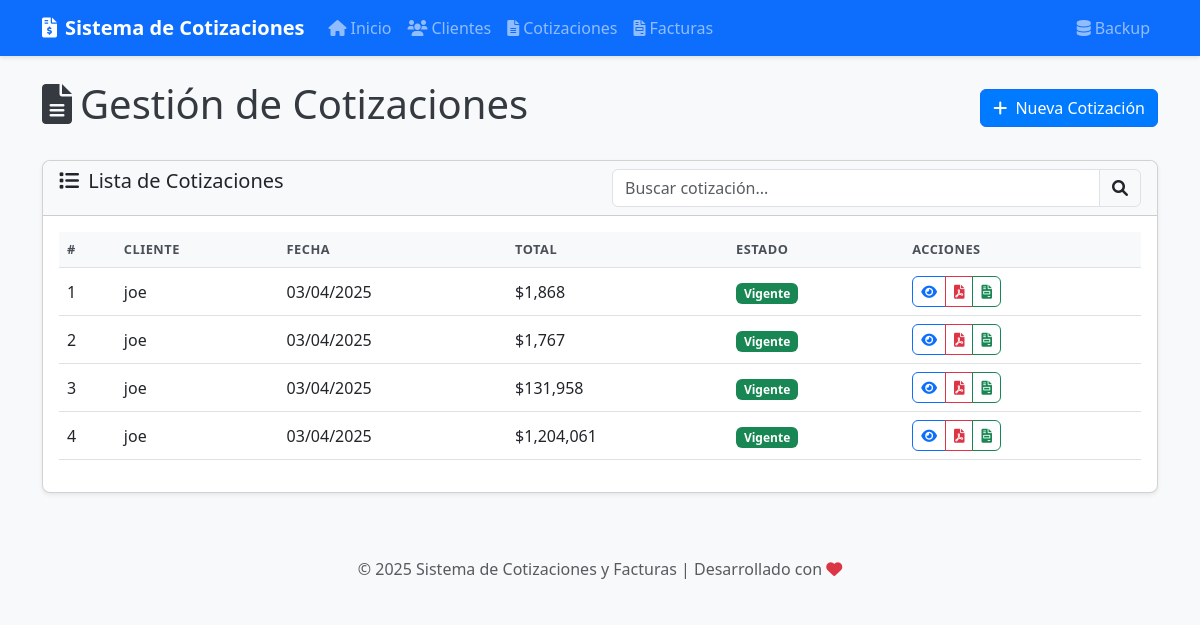
Before: /cotizaciones with the older database file.
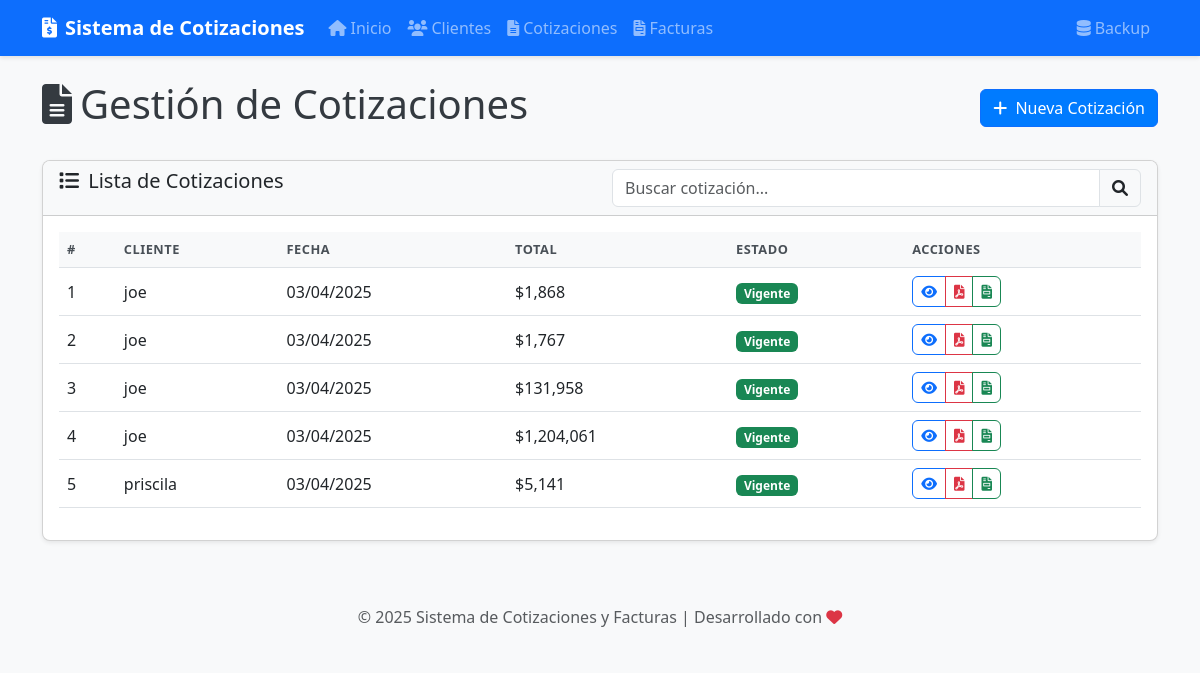
After: the same page with the newer database file.
### models.py (models this page shows, shortened)
class Cotizacion(db.Model):
    id = db.Column(db.Integer, primary_key=True)
    cliente_id = db.Column(db.Integer, db.ForeignKey('cliente.id'), nullable=False)
    fecha = db.Column(db.DateTime, default=datetime.now)
    validez = db.Column(db.Integer, default=30)  # Días de validez
    descripcion = db.Column(db.Text, nullable=True)
    items = db.relationship('ItemCotizacion', backref='cotizacion', lazy=True, cascade="all, delete-orphan")
    facturas = db.relationship('Factura', backref='cotizacion', lazy=True)
    @property
    def fecha_vencimiento(self):
        return self.fecha + timedelta(days=self.validez)
    @property
    def esta_vencida(self):
        return datetime.now() > self.fecha_vencimiento
    @property
    def subtotal(self):
        return sum(item.subtotal for item in self.items)
    @property
    def iva(self):
        return self.subtotal * 0.19  # 19% IVA en Chile
    @property
    def total(self):
        return self.subtotal + self.iva

class Cliente(db.Model):
    id = db.Column(db.Integer, primary_key=True)
    nombre = db.Column(db.String(100), nullable=False)
    email = db.Column(db.String(100), nullable=True)
    telefono = db.Column(db.String(20), nullable=True)
    direccion = db.Column(db.String(200), nullable=True)
    rut = db.Column(db.String(20), nullable=True)
    fecha_creacion = db.Column(db.DateTime, default=datetime.now)
    cotizaciones = db.relationship('Cotizacion', backref='cliente', lazy=True)
    facturas = db.relationship('Factura', backref='cliente', lazy=True)

class ItemCotizacion(db.Model):
    id = db.Column(db.Integer, primary_key=True)
    cotizacion_id = db.Column(db.Integer, db.ForeignKey('cotizacion.id'), nullable=False)
    nombre = db.Column(db.String(100), nullable=False)
    descripcion = db.Column(db.Text, nullable=True)
    cantidad = db.Column(db.Integer, default=1)
    precio_unitario = db.Column(db.Float, nullable=False)
    @property
    def subtotal(self):
        return self.cantidad * self.precio_unitario

### app.py (the view)
@app.route('/cotizaciones')
def listar_cotizaciones():
    cotizaciones = Cotizacion.query.all()
    return render_template('cotizaciones/listar.html', cotizaciones=cotizaciones)

### templates/cotizaciones/listar.html (shortened to what this page needs)
{% extends 'base.html' %}
{% block content %}
<div class="d-flex justify-content-between align-items-center mb-4">
    <h1><i class="fas fa-file-alt me-2"></i>Gestión de Cotizaciones</h1>
    <a href="{{ url_for('nueva_cotizacion') }}" class="btn btn-primary">
        <i class="fas fa-plus me-1"></i> Nueva Cotización
    </a>
</div>
<div class="card shadow-sm">
    <div class="card-header bg-light">
        <div class="row">
            <div class="col-md-6">
                <h5 class="mb-0"><i class="fas fa-list me-1"></i> Lista de Cotizaciones</h5>
            </div>
            <div class="col-md-6">
                <div class="input-group">
                    <input type="text" id="buscar-cotizacion" class="form-control" placeholder="Buscar cotización...">
                    <span class="input-group-text">
                        <i class="fas fa-search"></i>
                    </span>
                </div>
            </div>
        </div>
    </div>
    <div class="card-body">
        {% if cotizaciones %}
            <div class="table-responsive">
                <table class="table table-hover">
                    <thead>
                        <tr>
                            <th>#</th>
                            <th>Cliente</th>
                            <th>Fecha</th>
                            <th>Total</th>
                            <th>Estado</th>
                            <th>Acciones</th>
                        </tr>
                    </thead>
                    <tbody id="tabla-cotizaciones">
                        {% for cotizacion in cotizaciones %}
                            <tr>
                                <td>{{ cotizacion.id }}</td>
                                <td>{{ cotizacion.cliente.nombre }}</td>
                                <td>{{ cotizacion.fecha.strftime('%d/%m/%Y') }}</td>
                                <td>${{ "{:,.0f}".format(cotizacion.total) }}</td>
                                <td>
                                    {% if cotizacion.esta_vencida %}
                                        <span class="badge bg-danger">Vencida</span>
                                    {% else %}
                                        <span class="badge bg-success">Vigente</span>
                                    {% endif %}
                                </td>
                                <td>
                                    <div class="btn-group btn-group-sm">
                                        <a href="{{ url_for('ver_cotizacion', id=cotizacion.id) }}" class="btn btn-outline-primary" title="Ver detalle">
                                            <i class="fas fa-eye"></i>
                                        </a>
                                        <a href="{{ url_for('pdf_cotizacion', id=cotizacion.id) }}" class="btn btn-outline-danger" target="_blank" title="Ver PDF">
                                            <i class="fas fa-file-pdf"></i>
                                        </a>
                                        <a href="{{ url_for('cotizacion_a_factura', id=cotizacion.id) }}" class="btn btn-outline-success" title="Convertir a factura">
                                            <i class="fas fa-file-invoice"></i>
                                        </a>
                                    </div>
                                </td>
                            </tr>
                        {% endfor %}
                    </tbody>
                </table>
            </div>
        {% else %}
            <div class="alert alert-info">
                <i class="fas fa-info-circle me-1"></i> No hay cotizaciones registradas.
            </div>
        {% endif %}
    </div>
</div>
{% endblock %}

Changed rows visible on the page:
added Cotizacion: id "5", cliente.nombre "priscila", fecha "03/04/2025", validez "Vigente"
added ItemCotizacion: total "5,141"
